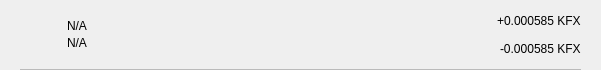
<?xml version="1.0" encoding="UTF-8"?>
<ui version="4.0">
 <class>TxRow</class>
 <widget class="QWidget" name="TxRow">
  <property name="geometry">
   <rect>
    <x>0</x>
    <y>0</y>
    <width>601</width>
    <height>70</height>
   </rect>
  </property>
  <property name="minimumSize">
   <size>
    <width>0</width>
    <height>40</height>
   </size>
  </property>
  <property name="windowTitle">
   <string>Form</string>
  </property>
  <layout class="QVBoxLayout" name="verticalLayout_3">
   <property name="spacing">
    <number>0</number>
   </property>
   <property name="leftMargin">
    <number>0</number>
   </property>
   <property name="topMargin">
    <number>0</number>
   </property>
   <property name="rightMargin">
    <number>0</number>
   </property>
   <property name="bottomMargin">
    <number>0</number>
   </property>
   <item>
    <widget class="QWidget" name="rowContainer" native="true">
     <layout class="QVBoxLayout" name="verticalLayout_2">
      <property name="spacing">
       <number>9</number>
      </property>
      <property name="leftMargin">
       <number>20</number>
      </property>
      <property name="topMargin">
       <number>9</number>
      </property>
      <property name="rightMargin">
       <number>20</number>
      </property>
      <property name="bottomMargin">
       <number>0</number>
      </property>
      <item>
       <widget class="QFrame" name="frame">
        <property name="styleSheet">
         <string notr="true">border:none;</string>
        </property>
        <property name="frameShape">
         <enum>QFrame::StyledPanel</enum>
        </property>
        <property name="frameShadow">
         <enum>QFrame::Raised</enum>
        </property>
        <layout class="QHBoxLayout" name="horizontalLayout" stretch="0,2,0">
         <property name="leftMargin">
          <number>0</number>
         </property>
         <property name="topMargin">
          <number>0</number>
         </property>
         <property name="rightMargin">
          <number>0</number>
         </property>
         <property name="bottomMargin">
          <number>0</number>
         </property>
         <item>
          <widget class="QPushButton" name="icon">
           <property name="focusPolicy">
            <enum>Qt::NoFocus</enum>
           </property>
           <property name="styleSheet">
            <string notr="true">border:none;</string>
           </property>
           <property name="text">
            <string/>
           </property>
           <property name="iconSize">
            <size>
             <width>28</width>
             <height>28</height>
            </size>
           </property>
          </widget>
         </item>
         <item>
          <layout class="QVBoxLayout" name="verticalLayout">
           <property name="spacing">
            <number>3</number>
           </property>
           <property name="leftMargin">
            <number>9</number>
           </property>
           <item>
            <widget class="QLabel" name="lblAddress">
             <property name="styleSheet">
              <string notr="true"/>
             </property>
             <property name="text">
              <string notr="true">N/A</string>
             </property>
             <property name="alignment">
              <set>Qt::AlignBottom|Qt::AlignLeading|Qt::AlignLeft</set>
             </property>
            </widget>
           </item>
           <item>
            <widget class="QLabel" name="lblDate">
             <property name="styleSheet">
              <string notr="true"/>
             </property>
             <property name="text">
              <string notr="true">N/A</string>
             </property>
             <property name="alignment">
              <set>Qt::AlignLeading|Qt::AlignLeft|Qt::AlignTop</set>
             </property>
            </widget>
           </item>
          </layout>
         </item>
         <item>
          <widget class="QWidget" name="containerAmounts" native="true">
           <property name="minimumSize">
            <size>
             <width>80</width>
             <height>0</height>
            </size>
           </property>
           <layout class="QVBoxLayout" name="verticalLayout_4">
            <property name="leftMargin">
             <number>0</number>
            </property>
            <property name="topMargin">
             <number>0</number>
            </property>
            <property name="rightMargin">
             <number>0</number>
            </property>
            <property name="bottomMargin">
             <number>0</number>
            </property>
            <item alignment="Qt::AlignRight">
             <widget class="QLabel" name="lblAmountTop">
              <property name="styleSheet">
               <string notr="true"/>
              </property>
              <property name="text">
               <string>+0.000585 KFX</string>
              </property>
             </widget>
            </item>
            <item alignment="Qt::AlignRight">
             <widget class="QLabel" name="lblAmountBottom">
              <property name="styleSheet">
               <string notr="true"/>
              </property>
              <property name="text">
               <string>-0.000585 KFX</string>
              </property>
             </widget>
            </item>
           </layout>
          </widget>
         </item>
        </layout>
       </widget>
      </item>
      <item>
       <widget class="QLabel" name="lblDivisory">
        <property name="minimumSize">
         <size>
          <width>0</width>
          <height>1</height>
         </size>
        </property>
        <property name="maximumSize">
         <size>
          <width>16777215</width>
          <height>1</height>
         </size>
        </property>
        <property name="styleSheet">
         <string notr="true">background-color:#bababa;</string>
        </property>
        <property name="text">
         <string/>
        </property>
        <property name="alignment">
         <set>Qt::AlignBottom|Qt::AlignLeading|Qt::AlignLeft</set>
        </property>
       </widget>
      </item>
     </layout>
    </widget>
   </item>
  </layout>
 </widget>
 <resources/>
 <connections/>
</ui>
